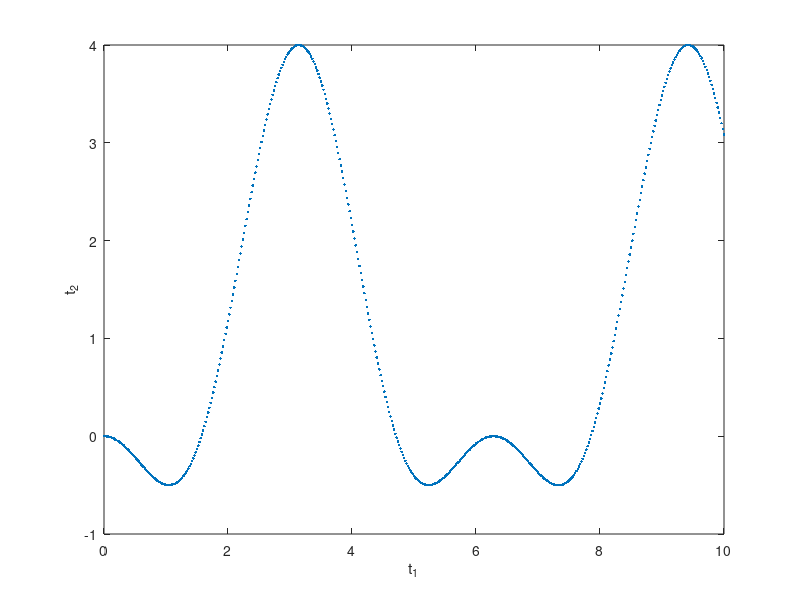

Source code (MATLAB):
% using 2D searching method to quickly check the existence of LCO
 close all
% CASE I: LCO with unstable BE
%  A_1 = [0 -1; 1 0];
 %
 A_1 = [1j 0; 0 1j];
%  A_2 = [-5 1 0;12 0 1;-14 0 0];
 eig(A_1)
%  eig(A_2)
 
 % 
 t_1 = [0:0.02:10];
 

 
 n_1 = length(t_1);
 
 n_m = size(A_1,1);
 % 
 DET = zeros(n_1,1);
 
 for i =1:n_1
  
         temp = expm(A_1*t_1(i));
         DET(i) = det(temp - eye(n_m)); 
 end
 
%  X =repmat(t_1',1,n_2);
%  Y = repmat(t_2,n_1,1);
 % 
 FIG1 = figure;
 plot(t_1,DET,'.');
 xlabel('t_1')
 ylabel('t_2')
 
 
%  zlim([0 100])
%  any(DET>0)

[v,d] = eig(expm(A_1*2*pi))
[v,d] = eig(expm(A_1*0.5*pi))
% CONCLUSION:

% This gives the imaginary eigenvalue's period with the det(K) fram.